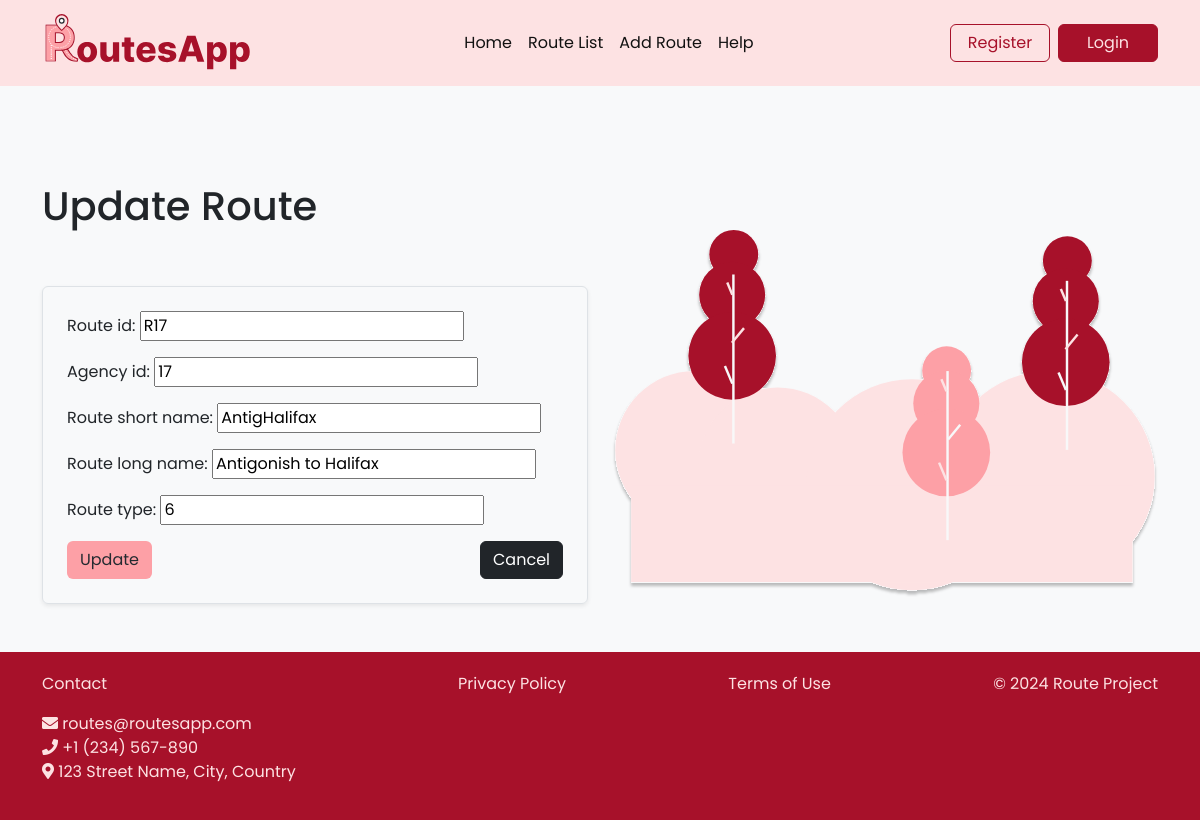
Page /routes/R17/edit/ on the committed database.
### route/models.py (models this page shows, shortened)
class Route(models.Model):
    route_id = models.CharField(max_length=10, primary_key=True)
    agency_id = models.CharField(max_length=10)
    route_short_name = models.CharField(max_length=100)
    route_long_name = models.CharField(max_length=255)
    route_type = models.IntegerField()

### route/views.py (the view)
# urls.py: path('<str:route_id>/edit/', views.route_update, name='route_update'),
def route_update(request, route_id):  # Change pk to route_id
    route = get_object_or_404(Route, route_id=route_id)  # Use route_id here
    if request.method == 'POST':
        form = RouteForm(request.POST, instance=route)
        if form.is_valid():
            form.save()
            return redirect('route_list')
    else:
        form = RouteForm(instance=route)
    return render(request, 'route/route_form.html', {'form': form})

### route/forms.py
class RouteForm(forms.ModelForm):
    class Meta:
        model = Route
        fields = ['route_id', 'agency_id', 'route_short_name', 'route_long_name', 'route_type']

### route/templates/route/route_form.html (shortened to what this page needs)
{% extends 'home.html' %}
{% load static %}
{% block content %}
    <section class="row py-5">
        <div class="col-md-6 d-flex flex-column justify-content-center">
            <h1>{% if form.instance.pk %}
                    Update Route
                {% else %}
                    Create Route
                {% endif %}
            </h1>
            <form method="post" class="form-group p-4 border rounded shadow-sm mt-5 ">
                <div class="mb-3">
                    {{ form.as_p }}
                </div>
                <div class="d-flex justify-content-between mt-3">
                    <button type="submit" class="btn btn-pry custom-btn2 align-self-center">
                        {% if form.instance.pk %}
                            Update
                        {% else %}
                            Create
                        {% endif %}
                    </button>
                    <a href="{% url 'route_list' %}" class="btn btn-dark custom-btn2 align-self-center">Cancel</a>
                </div>
            </form>
        </div>
        <div class="col-md-6 pt-5">
            <img src="{% static 'route/images/hero2.svg' %}" alt="Hero Image" class="img-fluid">
        </div>
    </section>
{% endblock %}

### static/css/style.css (style rules this page uses)
body { font-family: "Poppins", "Helvetica Neue", Helvetica, Arial, sans-serif; }
.btn-pry { color: #232A30; background-color: #FDA0A6; width: 150px; }
.custom-btn2 { width: auto; display: inline-block; max-width: 13rem; }

### rows in the picture
Route: route_id "R17", agency_id "17", route_short_name "AntigHalifax", route_long_name "Antigonish to Halifax", route_type "6"
